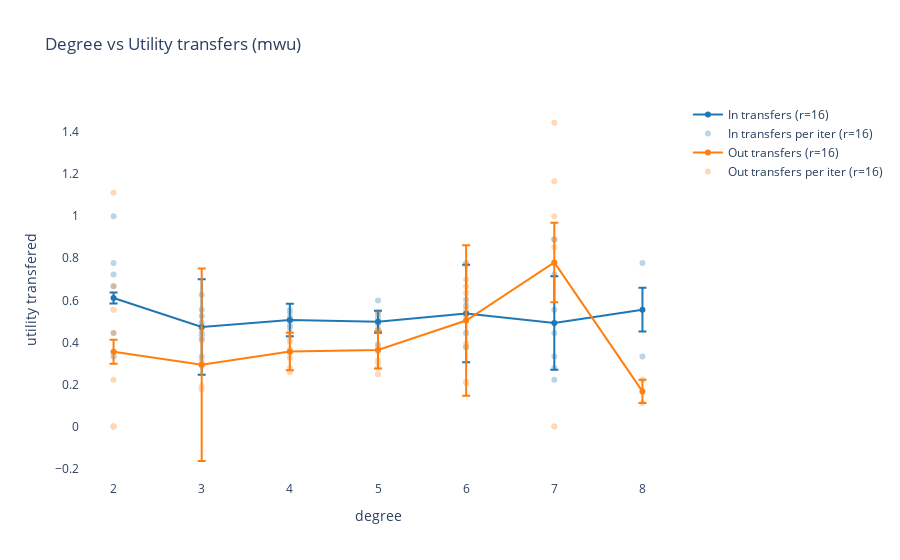
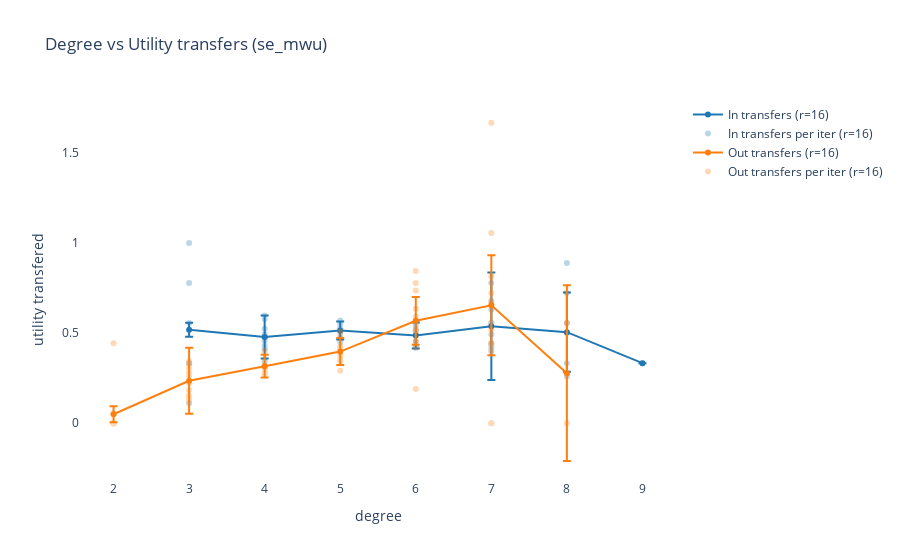
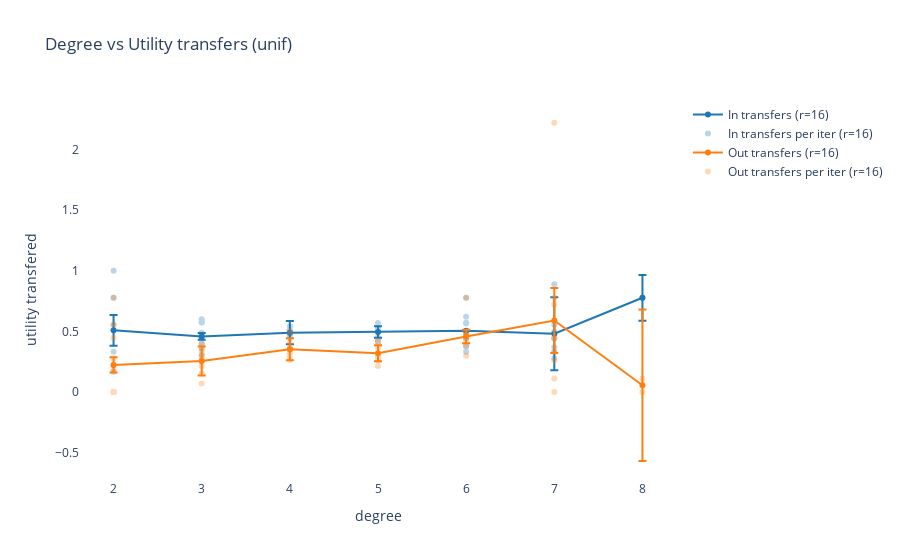
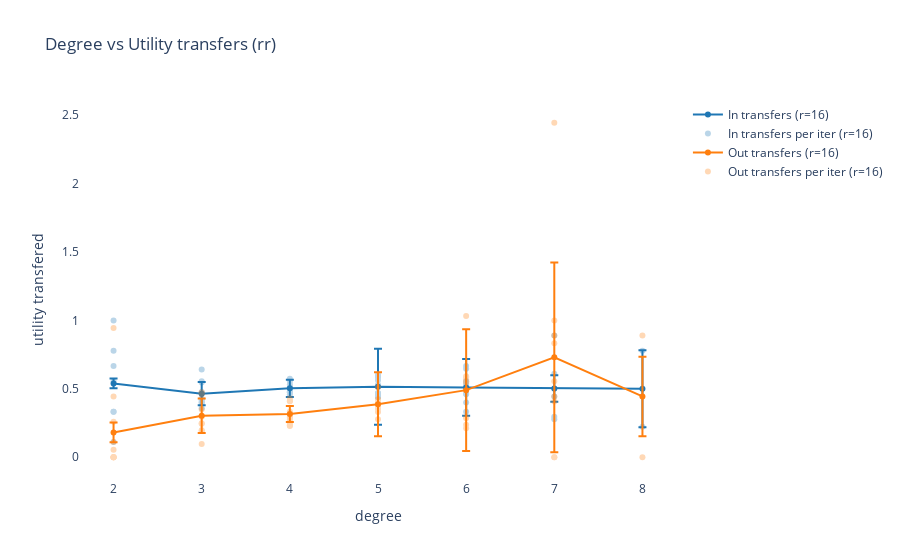

Notebook code for these charts, in order:
### Code cell
vis = StrategyVis(kgrid_data, kgrid_plaw_data)

### Figure 1 — Plotly figure (JSON) as saved in the notebook; plotly's stock layout.template omitted (floating-point values rounded to 4 significant figures)
{"data": [{"error_y": {"array": [0.02584, 0.227, 0.07741, 0.05237, 0.2319, 0.2222, 0.1042], "type": "data", "visible": true}, "hoverinfo": "skip", "marker": {"color": "rgb(31, 119, 180)"}, "mode": "lines+markers", "name": "In transfers (r=16)", "type": "scatter", "x": [2, 3, 4, 5, 6, 7, 8], "y": [0.6111, 0.4735, 0.5068, 0.4981, 0.5377, 0.4921, 0.5556]}, {"hoverinfo": "skip", "marker": {"color": "rgb(31, 119, 180)"}, "mode": "markers", "name": "In transfers per iter (r=16)", "opacity": 0.3, "type": "scatter", "x": [4, 4, 4, 4, 4, 4, 4, 4, 4, 4, 7, 7, 7, 7, 7, 7, 7, 3, 3, 3, 3, 3, 3, 3, 3, 3, 3, 5, 5, 5, 5, 5, 5, 5, 5, 5, 5, 2, 2, 2, 2, 2, 2, 2, 8, 8, 6, 6, 6, 6, 6, 6, 6, 6, 6, 6], "y": [0.5524, 0.4733, 0.5046, 0.5212, 0.4751, 0.4783, 0.5033, 0.5035, 0.5441, 0.5123, 0.4444, 0.7222, 0.3333, 0.8889, 0.5556, 0.2778, 0.2222, 0.3333, 0.4333, 0.4949, 0.4722, 0.5556, 0.4167, 0.6263, 0.4444, 0.5238, 0.4343, 0.4603, 0.4978, 0.5427, 0.5167, 0.5, 0.4866, 0.3913, 0.5992, 0.5238, 0.463, 0.3333, 1, 0.7778, 0.4444, 0.3333, 0.6667, 0.7222, 0.7778, 0.3333, 0.4444, 0.5354, 0.5714, 0.5778, 0.6032, 0.537, 0.7778, 0.3778, 0.5079, 0.4444]}, {"error_y": {"array": [0.05715, 0.4577, 0.08909, 0.08788, 0.3576, 0.1885, 0.05556], "type": "data", "visible": true}, "hoverinfo": "skip", "marker": {"color": "rgb(255, 127, 14)"}, "mode": "lines+markers", "name": "Out transfers (r=16)", "type": "scatter", "x": [2, 3, 4, 5, 6, 7, 8], "y": [0.3556, 0.2935, 0.3568, 0.3639, 0.5039, 0.7798, 0.1667]}, {"hoverinfo": "skip", "marker": {"color": "rgb(255, 127, 14)"}, "mode": "markers", "name": "Out transfers per iter (r=16)", "opacity": 0.3, "type": "scatter", "x": [4, 4, 4, 4, 4, 4, 4, 4, 4, 4, 7, 7, 7, 7, 7, 7, 7, 7, 7, 3, 3, 3, 3, 3, 3, 3, 3, 3, 3, 5, 5, 5, 5, 5, 5, 5, 5, 5, 5, 2, 2, 2, 2, 2, 2, 2, 2, 2, 2, 6, 6, 6, 6, 6, 6, 6, 6, 6, 6, 8, 8], "y": [0.3258, 0.4505, 0.3667, 0.4227, 0.3593, 0.4046, 0.3537, 0.2573, 0.3496, 0.2778, 0, 0.8889, 1.444, 0.8519, 1, 0.8889, 0.7778, 1.167, 0, 0.2963, 0.2889, 0.3041, 0.1919, 0.1806, 0.1765, 0.4074, 0.463, 0.3148, 0.3111, 0.453, 0.3805, 0.3556, 0.3077, 0.303, 0.2484, 0.2797, 0.4575, 0.3148, 0.5385, 0, 0, 0.4444, 1.111, 0.5556, 0, 0.2222, 0, 0.5556, 0.6667, 0.6667, 0.213, 0.3951, 0.5278, 0.375, 0.6349, 0.5556, 0.6984, 0.7667, 0.2063, 0.2222, 0.1111]}], "layout": {"plot_bgcolor": "rgba(0,0,0,0)", "showlegend": true, "title": {"text": "Degree vs Utility transfers (mwu)"}, "xaxis": {"title": {"text": "degree"}}, "yaxis": {"title": {"text": "utility transfered"}}}}

### Figure 2 — Plotly figure (JSON) as saved in the notebook; plotly's stock layout.template omitted (floating-point values rounded to 4 significant figures)
{"data": [{"error_y": {"array": [0.03869, 0.1191, 0.04996, 0.07204, 0.2986, 0.2199, 0], "type": "data", "visible": true}, "hoverinfo": "skip", "marker": {"color": "rgb(31, 119, 180)"}, "mode": "lines+markers", "name": "In transfers (r=16)", "type": "scatter", "x": [3, 4, 5, 6, 7, 8, 9], "y": [0.5185, 0.4785, 0.5145, 0.4868, 0.5382, 0.5053, 0.3333]}, {"hoverinfo": "skip", "marker": {"color": "rgb(31, 119, 180)"}, "mode": "markers", "name": "In transfers per iter (r=16)", "opacity": 0.3, "type": "scatter", "x": [5, 5, 5, 5, 5, 5, 5, 5, 5, 5, 7, 7, 7, 7, 7, 7, 7, 7, 7, 7, 6, 6, 6, 6, 6, 6, 6, 6, 6, 6, 4, 4, 4, 4, 4, 4, 4, 4, 4, 4, 3, 3, 3, 3, 3, 3, 8, 8, 8, 8, 8, 8, 8, 9], "y": [0.5259, 0.5185, 0.5231, 0.4685, 0.5627, 0.5072, 0.4478, 0.5694, 0.5479, 0.4737, 0.4167, 0.6778, 0.5556, 0.5556, 0.4921, 0.6296, 0.7778, 0.4, 0.4321, 0.4444, 0.4203, 0.5119, 0.5675, 0.5229, 0.4921, 0.433, 0.4537, 0.5432, 0.5046, 0.4192, 0.4722, 0.5238, 0.3426, 0.4306, 0.5778, 0.4556, 0.5972, 0.4127, 0.4786, 0.4938, 0.3333, 1, 0.7778, 0.1111, 0.3333, 0.5556, 0.5, 0.7222, 0.2593, 0.8889, 0.5556, 0.2778, 0.3333, 0.3333]}, {"error_y": {"array": [0.04385, 0.1834, 0.06327, 0.0749, 0.1325, 0.2778, 0.4871], "type": "data", "visible": true}, "hoverinfo": "skip", "marker": {"color": "rgb(255, 127, 14)"}, "mode": "lines+markers", "name": "Out transfers (r=16)", "type": "scatter", "x": [2, 3, 4, 5, 6, 7, 8], "y": [0.05, 0.2357, 0.3164, 0.3976, 0.5684, 0.6543, 0.2778]}, {"hoverinfo": "skip", "marker": {"color": "rgb(255, 127, 14)"}, "mode": "markers", "name": "Out transfers per iter (r=16)", "opacity": 0.3, "type": "scatter", "x": [4, 4, 4, 4, 4, 4, 4, 4, 4, 4, 6, 6, 6, 6, 6, 6, 6, 6, 6, 6, 5, 5, 5, 5, 5, 5, 5, 5, 5, 5, 3, 3, 3, 3, 3, 3, 3, 3, 3, 3, 2, 2, 2, 2, 2, 2, 2, 2, 2, 2, 8, 8, 7, 7, 7, 7, 7, 7, 7, 7, 7], "y": [0.303, 0.3934, 0.2741, 0.3137, 0.2719, 0.4017, 0.3129, 0.2749, 0.3198, 0.2986, 0.4556, 0.5185, 0.4198, 0.7361, 0.5139, 0.1905, 0.5926, 0.6349, 0.8444, 0.7778, 0.3675, 0.4007, 0.4917, 0.2906, 0.5084, 0.3464, 0.3831, 0.3464, 0.4185, 0.4231, 0.3259, 0.2815, 0.2632, 0.1313, 0.1528, 0.183, 0.1481, 0.3457, 0.2222, 0.3037, 0, 0, 0, 0.4444, 0, 0, 0.05556, 0, 0, 0, 0, 0.5556, 0.5185, 0.7222, 1.667, 0.8148, 0, 0.6667, 1.056, 0.4444, 0]}], "layout": {"plot_bgcolor": "rgba(0,0,0,0)", "showlegend": true, "title": {"text": "Degree vs Utility transfers (se_mwu)"}, "xaxis": {"title": {"text": "degree"}}, "yaxis": {"title": {"text": "utility transfered"}}}}

### Figure 3 — Plotly figure (JSON) as saved in the notebook; plotly's stock layout.template omitted (floating-point values rounded to 4 significant figures)
{"data": [{"error_y": {"array": [0.1266, 0.02854, 0.09596, 0.04759, 0, 0.3016, 0.1886], "type": "data", "visible": true}, "hoverinfo": "skip", "marker": {"color": "rgb(31, 119, 180)"}, "mode": "lines+markers", "name": "In transfers (r=16)", "type": "scatter", "x": [2, 3, 4, 5, 6, 7, 8], "y": [0.5093, 0.4593, 0.4896, 0.4962, 0.5057, 0.4815, 0.7778]}, {"hoverinfo": "skip", "marker": {"color": "rgb(31, 119, 180)"}, "mode": "markers", "name": "In transfers per iter (r=16)", "opacity": 0.3, "type": "scatter", "x": [6, 6, 6, 6, 6, 6, 6, 6, 6, 6, 4, 4, 4, 4, 4, 4, 4, 4, 4, 4, 3, 3, 3, 3, 3, 3, 3, 3, 3, 3, 5, 5, 5, 5, 5, 5, 5, 5, 5, 5, 8, 2, 2, 2, 2, 2, 2, 7, 7, 7, 7, 7, 7, 7], "y": [0.375, 0.5657, 0.4861, 0.4444, 0.5714, 0.4921, 0.7778, 0.3889, 0.6222, 0.3333, 0.5159, 0.4831, 0.4709, 0.4595, 0.5069, 0.48, 0.4478, 0.5427, 0.5185, 0.4708, 0.4306, 0.4889, 0.303, 0.4762, 0.5741, 0.358, 0.6, 0.4028, 0.5758, 0.3838, 0.4233, 0.5326, 0.5072, 0.4971, 0.5694, 0.5139, 0.4167, 0.5267, 0.5253, 0.4503, 0.7778, 0.3333, 1, 0.7778, 0.2222, 0.1667, 0.5556, 0.3704, 0.5, 0.4444, 0.8889, 0.5556, 0.2778, 0.3333]}, {"error_y": {"array": [0.06196, 0.1196, 0.09101, 0.06636, 0.05556, 0.2684, 0.6247], "type": "data", "visible": true}, "hoverinfo": "skip", "marker": {"color": "rgb(255, 127, 14)"}, "mode": "lines+markers", "name": "Out transfers (r=16)", "type": "scatter", "x": [2, 3, 4, 5, 6, 7, 8], "y": [0.2241, 0.2559, 0.3525, 0.3202, 0.4589, 0.5905, 0.05556]}, {"hoverinfo": "skip", "marker": {"color": "rgb(255, 127, 14)"}, "mode": "markers", "name": "Out transfers per iter (r=16)", "opacity": 0.3, "type": "scatter", "x": [4, 4, 4, 4, 4, 4, 4, 4, 4, 4, 6, 6, 6, 6, 6, 6, 6, 6, 6, 6, 3, 3, 3, 3, 3, 3, 3, 3, 3, 3, 5, 5, 5, 5, 5, 5, 5, 5, 5, 5, 8, 8, 2, 2, 2, 2, 2, 2, 2, 2, 2, 2, 7, 7, 7, 7, 7, 7, 7, 7, 7], "y": [0.2652, 0.4985, 0.2889, 0.3638, 0.357, 0.4074, 0.3175, 0.3216, 0.3577, 0.3472, 0.5, 0.4444, 0.3827, 0.4306, 0.3889, 0.4127, 0.7778, 0.4762, 0.3, 0.4762, 0.3037, 0.3407, 0.2573, 0.07071, 0.1528, 0.2157, 0.2148, 0.3951, 0.3272, 0.2815, 0.3803, 0.2828, 0.3028, 0.3675, 0.4242, 0.2582, 0.2146, 0.2908, 0.4074, 0.2735, 0.1111, 0, 0, 0, 0.4444, 0, 0.5556, 0, 0.2778, 0, 0.7778, 0.1852, 0.2593, 0.7222, 0, 0.3333, 2.222, 0.1111, 0.4444, 0.4444, 0.7778]}], "layout": {"plot_bgcolor": "rgba(0,0,0,0)", "showlegend": true, "title": {"text": "Degree vs Utility transfers (unif)"}, "xaxis": {"title": {"text": "degree"}}, "yaxis": {"title": {"text": "utility transfered"}}}}

### Figure 4 — Plotly figure (JSON) as saved in the notebook; plotly's stock layout.template omitted (floating-point values rounded to 4 significant figures)
{"data": [{"error_y": {"array": [0.03632, 0.08462, 0.06328, 0.2778, 0.2072, 0.09688, 0.2813], "type": "data", "visible": true}, "hoverinfo": "skip", "marker": {"color": "rgb(31, 119, 180)"}, "mode": "lines+markers", "name": "In transfers (r=16)", "type": "scatter", "x": [2, 3, 4, 5, 6, 7, 8], "y": [0.5397, 0.4644, 0.5037, 0.5147, 0.5102, 0.5031, 0.5]}, {"hoverinfo": "skip", "marker": {"color": "rgb(31, 119, 180)"}, "mode": "markers", "name": "In transfers per iter (r=16)", "opacity": 0.3, "type": "scatter", "x": [4, 4, 4, 4, 4, 4, 4, 4, 4, 4, 3, 3, 3, 3, 3, 3, 3, 3, 3, 3, 5, 5, 5, 5, 5, 5, 5, 5, 5, 5, 8, 8, 7, 7, 7, 7, 7, 7, 6, 6, 6, 6, 6, 6, 6, 6, 6, 6, 2, 2, 2, 2, 2, 2, 2], "y": [0.532, 0.4589, 0.4762, 0.5528, 0.4739, 0.4786, 0.5017, 0.5733, 0.5134, 0.4762, 0.4286, 0.3968, 0.4017, 0.5556, 0.4762, 0.359, 0.642, 0.4259, 0.4127, 0.5455, 0.4691, 0.5926, 0.5635, 0.6023, 0.4444, 0.4676, 0.5291, 0.5855, 0.4541, 0.4386, 0.7778, 0.2222, 0.4444, 0.6111, 0.2963, 0.8889, 0.5, 0.2778, 0.463, 0.6465, 0.5556, 0.463, 0.5185, 0.5185, 0.6667, 0.3333, 0.537, 0.4, 0.3333, 1, 0.7778, 0.1111, 0.3333, 0.5556, 0.6667]}, {"error_y": {"array": [0.07278, 0.1258, 0.0587, 0.2342, 0.4444, 0.6936, 0.2903], "type": "data", "visible": true}, "hoverinfo": "skip", "marker": {"color": "rgb(255, 127, 14)"}, "mode": "lines+markers", "name": "Out transfers (r=16)", "type": "scatter", "x": [2, 3, 4, 5, 6, 7, 8], "y": [0.1815, 0.3036, 0.3156, 0.3873, 0.4904, 0.7305, 0.4444]}, {"hoverinfo": "skip", "marker": {"color": "rgb(255, 127, 14)"}, "mode": "markers", "name": "Out transfers per iter (r=16)", "opacity": 0.3, "type": "scatter", "x": [4, 4, 4, 4, 4, 4, 4, 4, 4, 4, 3, 3, 3, 3, 3, 3, 3, 3, 3, 3, 5, 5, 5, 5, 5, 5, 5, 5, 5, 5, 6, 6, 6, 6, 6, 6, 6, 6, 6, 6, 8, 8, 7, 7, 7, 7, 7, 7, 7, 7, 7, 2, 2, 2, 2, 2, 2, 2, 2, 2, 2], "y": [0.2449, 0.4084, 0.2741, 0.4292, 0.234, 0.302, 0.2902, 0.2281, 0.4119, 0.3333, 0.4741, 0.2963, 0.2456, 0.1919, 0.09722, 0.2484, 0.4741, 0.463, 0.1975, 0.3481, 0.4231, 0.33, 0.3972, 0.3889, 0.5118, 0.3791, 0.4215, 0.3889, 0.2778, 0.3547, 0.2111, 0.5463, 0.5679, 0.5833, 0.2917, 0.2381, 0.5926, 1.032, 0.5556, 0.2857, 0, 0.8889, 0.8889, 0.8333, 2.444, 0.4074, 0.5556, 1, 0, 0, 0.4444, 0.1111, 0, 0.4444, 0, 0.9444, 0, 0.05556, 0, 0, 0.2593]}], "layout": {"plot_bgcolor": "rgba(0,0,0,0)", "showlegend": true, "title": {"text": "Degree vs Utility transfers (rr)"}, "xaxis": {"title": {"text": "degree"}}, "yaxis": {"title": {"text": "utility transfered"}}}}
